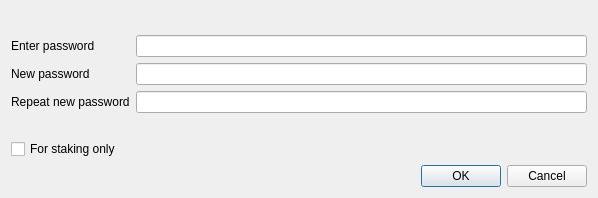
<?xml version="1.0" encoding="UTF-8"?>
<ui version="4.0">
 <class>AskPasswordDialog</class>
 <widget class="QDialog" name="AskPasswordDialog">
  <property name="geometry">
   <rect>
    <x>0</x>
    <y>0</y>
    <width>598</width>
    <height>198</height>
   </rect>
  </property>
  <property name="sizePolicy">
   <sizepolicy hsizetype="Preferred" vsizetype="Minimum">
    <horstretch>0</horstretch>
    <verstretch>0</verstretch>
   </sizepolicy>
  </property>
  <property name="minimumSize">
   <size>
    <width>550</width>
    <height>0</height>
   </size>
  </property>
  <property name="windowTitle">
   <string>Password Dialog</string>
  </property>
  <layout class="QVBoxLayout" name="verticalLayout">
   <item>
    <widget class="QLabel" name="warningLabel">
     <property name="textFormat">
      <enum>Qt::RichText</enum>
     </property>
     <property name="wordWrap">
      <bool>true</bool>
     </property>
    </widget>
   </item>
   <item>
    <layout class="QFormLayout" name="formLayout">
     <property name="fieldGrowthPolicy">
      <enum>QFormLayout::AllNonFixedFieldsGrow</enum>
     </property>
     <item row="0" column="0">
      <widget class="QLabel" name="passLabel1">
       <property name="text">
        <string>Enter password</string>
       </property>
      </widget>
     </item>
     <item row="0" column="1">
      <widget class="QLineEdit" name="passEdit1">
       <property name="echoMode">
        <enum>QLineEdit::Password</enum>
       </property>
      </widget>
     </item>
     <item row="1" column="0">
      <widget class="QLabel" name="passLabel2">
       <property name="text">
        <string>New password</string>
       </property>
      </widget>
     </item>
     <item row="1" column="1">
      <widget class="QLineEdit" name="passEdit2">
       <property name="echoMode">
        <enum>QLineEdit::Password</enum>
       </property>
      </widget>
     </item>
     <item row="2" column="0">
      <widget class="QLabel" name="passLabel3">
       <property name="text">
        <string>Repeat new password</string>
       </property>
      </widget>
     </item>
     <item row="2" column="1">
      <widget class="QLineEdit" name="passEdit3">
       <property name="echoMode">
        <enum>QLineEdit::Password</enum>
       </property>
      </widget>
     </item>
     <item row="3" column="1">
      <widget class="QLabel" name="capsLabel">
       <property name="font">
        <font>
         <weight>75</weight>
         <bold>true</bold>
        </font>
       </property>
       <property name="text">
        <string/>
       </property>
       <property name="alignment">
        <set>Qt::AlignCenter</set>
       </property>
      </widget>
     </item>
     <item row="4" column="0">
      <widget class="QCheckBox" name="stakingCheckBox">
       <property name="enabled">
        <bool>true</bool>
       </property>
       <property name="toolTip">
        <string>Serves to disable the trivial sendmoney when OS account compromised. Provides no real security.</string>
       </property>
       <property name="text">
        <string>For staking only</string>
       </property>
       <property name="visible">
        <bool>false</bool>
       </property>
      </widget>
     </item>
    </layout>
   </item>
   <item>
    <widget class="QDialogButtonBox" name="buttonBox">
     <property name="orientation">
      <enum>Qt::Horizontal</enum>
     </property>
     <property name="standardButtons">
      <set>QDialogButtonBox::Cancel|QDialogButtonBox::Ok</set>
     </property>
    </widget>
   </item>
  </layout>
 </widget>
 <resources/>
 <connections>
  <connection>
   <sender>buttonBox</sender>
   <signal>accepted()</signal>
   <receiver>AskPasswordDialog</receiver>
   <slot>accept()</slot>
   <hints>
    <hint type="sourcelabel">
     <x>248</x>
     <y>254</y>
    </hint>
    <hint type="destinationlabel">
     <x>157</x>
     <y>274</y>
    </hint>
   </hints>
  </connection>
  <connection>
   <sender>buttonBox</sender>
   <signal>rejected()</signal>
   <receiver>AskPasswordDialog</receiver>
   <slot>reject()</slot>
   <hints>
    <hint type="sourcelabel">
     <x>316</x>
     <y>260</y>
    </hint>
    <hint type="destinationlabel">
     <x>286</x>
     <y>274</y>
    </hint>
   </hints>
  </connection>
 </connections>
</ui>
